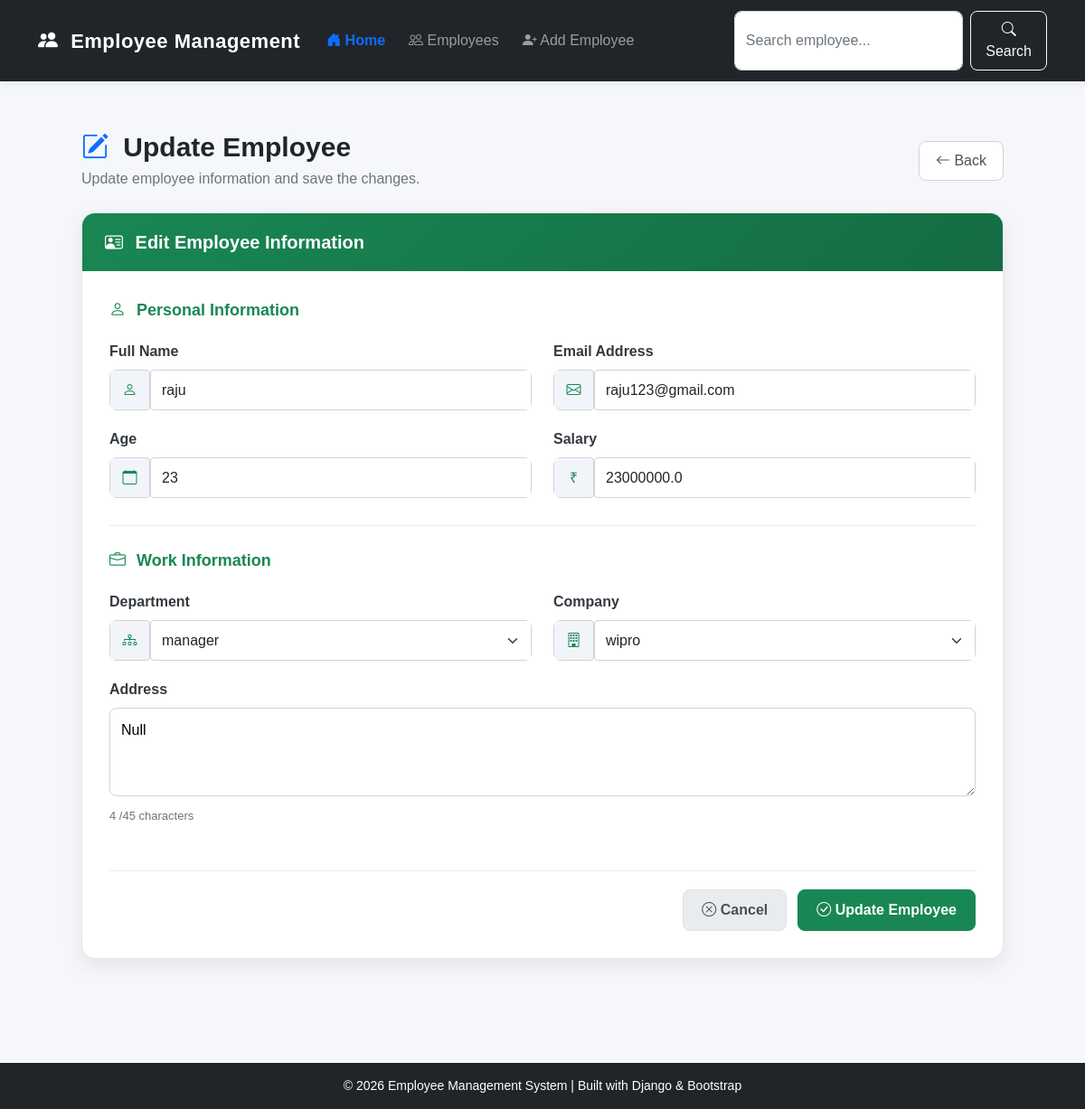
/employees/update/3/, run on the app's committed database.
### APP2/models.py (models this page shows, shortened)
class Employee(models.Model):
    name= models.CharField(max_length=60)
    emails=models.EmailField(unique=True)
    age=models.IntegerField()
    salary=models.FloatField()
    department = models.ForeignKey(
        'Department',
        on_delete=models.SET_NULL,
        null=True,
        blank=True,
        related_name='employees'
    )
    address=models.TextField(max_length=45,default='Null')
    company = models.ForeignKey(
    'Company',
    on_delete=models.CASCADE,
    related_name='employee',
    null=True,
    blank=True
)

class Department(models.Model):
    name = models.CharField(max_length=60, unique=True)
    description = models.TextField(max_length=200, blank=True)

class Company(models.Model):
    name= models.CharField(max_length=60)
    emails=models.EmailField(unique=True)
    location=models.TextField(max_length=45,default='Null')
    branch_number=models.IntegerField()

### APP2/views.py (the view, shortened to what this page needs)
# urls.py: path('update/<int:id>/', views.updateEmpData, name='update_employee'),
def updateEmpData(request, id):
    employee = get_object_or_404(Employee, id=id)
    companies = Company.objects.all()
    departments = Department.objects.all()
    return render(request, 'update.html', {
        'employee': employee,
        'companies': companies,
        'departments': departments
    })

### Templates/update.html (shortened to what this page needs)
{% extends 'base.html' %}
{% block content %}
<div class="employee-container">
    <div class="page-header">
        <div>
            <h2>
                <i class="bi bi-pencil-square"></i>
                Update Employee
            </h2>
            <p>
                Update employee information and save the changes.
            </p>
        </div>
        <a
            href="{% url 'display' %}"
            class="back-btn"
        >
            <i class="bi bi-arrow-left"></i>
            Back
        </a>
    </div>
    <div class="employee-card">
        <div class="employee-card-header">
            <h4>
                <i class="bi bi-person-vcard"></i>
                Edit Employee Information
            </h4>
        </div>
        <div class="employee-card-body">
            <form
                method="POST"
                id="employeeForm"
                onsubmit="return validateForm()"
            >
                <div class="section-title">
                    <i class="bi bi-person"></i>
                    Personal Information
                </div>
                <div class="row">
                    <div class="col-md-6 form-group">
                        <label>
                            Full Name
                        </label>
                        <div class="custom-input">
                            <span class="input-group-text">
                                <i class="bi bi-person"></i>
                            </span>
                            <input
                                type="text"
                                name="name"
                                id="name"
                                class="form-control"
                                value="{{ employee.name }}"
                                required
                            >
                        </div>
                    </div>
                    <div class="col-md-6 form-group">
                        <label>
                            Email Address
                        </label>
                        <div class="custom-input">
                            <span class="input-group-text">
                                <i class="bi bi-envelope"></i>
                            </span>
                            <input
                                type="email"
                                name="emails"
                                id="email"
                                class="form-control"
                                value="{{ employee.emails }}"
                                required
                            >
                        </div>
                    </div>
                    <div class="col-md-6 form-group">
                        <label>
                            Age
                        </label>
                        <div class="custom-input">
                            <span class="input-group-text">
                                <i class="bi bi-calendar"></i>
                            </span>
                            <input
                                type="number"
                                name="age"
                                id="age"
                                class="form-control"
                                value="{{ employee.age }}"
                                min="18"
                                max="100"
                                required
                            >
                        </div>
                    </div>
                    <div class="col-md-6 form-group">
                        <label>
                            Salary
                        </label>
                        <div class="custom-input">
                            <span class="input-group-text">
                                ₹
                            </span>
                            <input
                                type="number"
                                name="salary"
                                id="salary"
                                class="form-control"
                                value="{{ employee.salary }}"
                                step="0.01"
                                min="0"
                                required
                            >
                        </div>
                    </div>
                </div>
                <div class="divider"></div>
                <div class="section-title">
                    <i class="bi bi-briefcase"></i>
                    Work Information
                </div>
                <div class="row">
                    <div class="col-md-6 form-group">
                        <label>
                            Department
                        </label>
                        <div class="custom-input">
                            <span class="input-group-text">
                                <i class="bi bi-diagram-3"></i>
                            </span>
                            <select
                                name="department"
                                id="department"
                                class="form-select"
                                required
                            >
                                {% for department in departments %}
                                <option
                                    value="{{ department.id }}"
                                    {% if employee.department.id == department.id %}
                                        selected
                                    {% endif %}
                                >
                                    {{ department.name }}
                                </option>
                                {% endfor %}
                            </select>
                        </div>
                    </div>
                    <div class="col-md-6 form-group">
                        <label>
                            Company
                        </label>
                        <div class="custom-input">
                            <span class="input-group-text">
                                <i class="bi bi-building"></i>
                            </span>
                            <select
                                name="company"
                                id="company"
                                class="form-select"
                                required
                            >
                                {% for company in companies %}
                                <option
                                    value="{{ company.id }}"
                                    {% if employee.company.id == company.id %}
                                        selected
                                    {% endif %}
                                >
                                    {{ company.name }}
                                </option>
                                {% endfor %}
                            </select>
                        </div>
                    </div>
                    <div class="col-12 form-group">
                        <label>
                            Address
                        </label>
                        <textarea
                            name="address"
                            id="address"
                            rows="3"
                            maxlength="45"
                            required
                        >{{ employee.address }}</textarea>
                        <span class="address-limit">
                            <span id="characterCount">
                                {{ employee.address|length }}
                            </span>/45 characters
                        </span>
                    </div>
                </div>
                <div class="form-buttons">
                    <a
                        href="{% url 'display' %}"
                        class="cancel-btn"
                    >
                        <i class="bi bi-x-circle"></i>
                        Cancel
                    </a>
                    <button
                        type="submit"
                        class="update-btn"
                    >
                        <i class="bi bi-check-circle"></i>
                        Update Employee
                    </button>
                </div>
            </form>
        </div>
    </div>
</div>
{% endblock %}

### Templates/base.html (style rules this page uses)
* { box-sizing: border-box; }
body { margin: 0; font-family: Arial, Helvetica, sans-serif; background-color: #f5f7fb; color: #212529; }

### Templates/update.html (style rules this page uses)
.employee-container { max-width: 1050px; margin: 0 auto; padding: 20px 15px 50px; }
.page-header { display: flex; justify-content: space-between; align-items: center; margin-bottom: 25px; }
.page-header h2 { margin: 0; font-size: 30px; font-weight: 700; color: #212529; }
.page-header h2 i { color: #0d6efd; margin-right: 8px; }
.page-header p { margin: 5px 0 0; color: #6c757d; }
.back-btn { display: inline-block; padding: 9px 18px; color: #495057; background: #ffffff; border: 1px solid #ced4da; border-radius: 8px; text-decoration: none; transition: 0.3s; }
.employee-card { background: #ffffff; border-radius: 15px; overflow: hidden; border: 1px solid #e5e7eb; box-shadow: 0 8px 25px rgba(0, 0, 0, 0.08); }
.employee-card-header { padding: 20px 25px; color: white; background: linear-gradient( 135deg, #198754, #146c43 ); }
.employee-card-header h4 { margin: 0; font-size: 20px; font-weight: 600; }
.employee-card-header i { margin-right: 8px; }
.employee-card-body { padding: 30px; }
.section-title { color: #198754; font-size: 18px; font-weight: 600; margin-bottom: 20px; }
.section-title i { margin-right: 7px; }
.form-group { margin-bottom: 20px; }
.form-group label { display: block; margin-bottom: 8px; font-weight: 600; color: #343a40; }
.custom-input { display: flex; border-radius: 8px; overflow: hidden; }
.custom-input .input-group-text { min-width: 45px; display: flex; justify-content: center; align-items: center; background: #f1f5f9; color: #198754; border-color: #ced4da; }
.custom-input .form-control, .custom-input .form-select { min-height: 45px; border-color: #ced4da; }
textarea { width: 100%; border-radius: 8px; padding: 12px; resize: vertical; border: 1px solid #ced4da; }
.address-limit { display: block; margin-top: 5px; color: #6c757d; font-size: 13px; }
.divider { height: 1px; background: #e9ecef; margin: 10px 0 25px; }
.form-buttons { display: flex; justify-content: flex-end; gap: 12px; margin-top: 30px; padding-top: 20px; border-top: 1px solid #e9ecef; }
.cancel-btn, .update-btn { padding: 10px 20px; border-radius: 8px; font-weight: 600; text-decoration: none; transition: 0.3s; }
.cancel-btn { color: #495057; background: #e9ecef; border: 1px solid #dee2e6; }
.update-btn { color: white; background: #198754; border: 1px solid #198754; }

### data on the page
Employee: name "raju", emails "raju123@gmail.com", age "23", salary "23000000.0", department "manager", company "wipro", address "Null", address|length "4"
